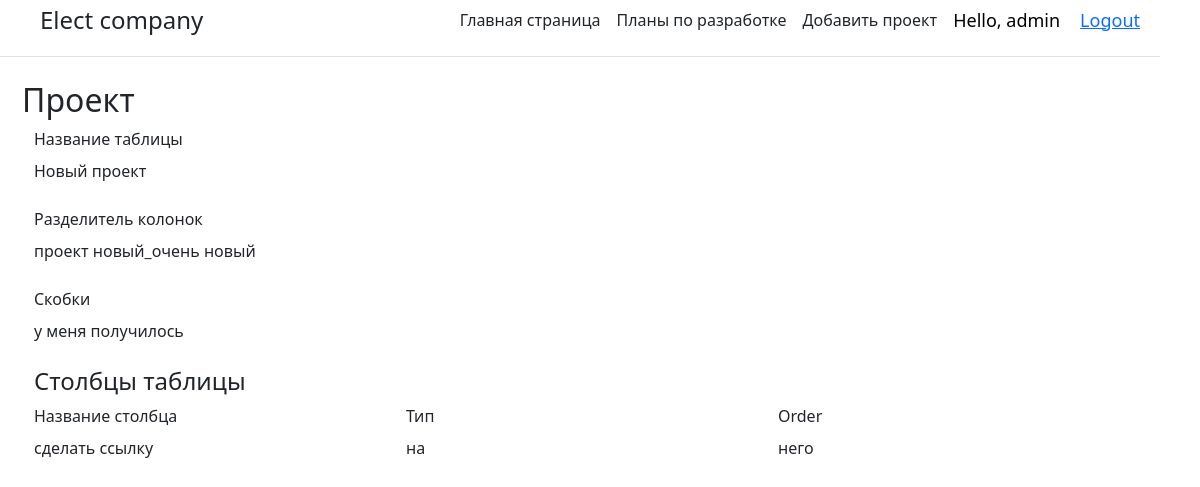
/project/20/ (signed in), run on an earlier commit of the app's database.
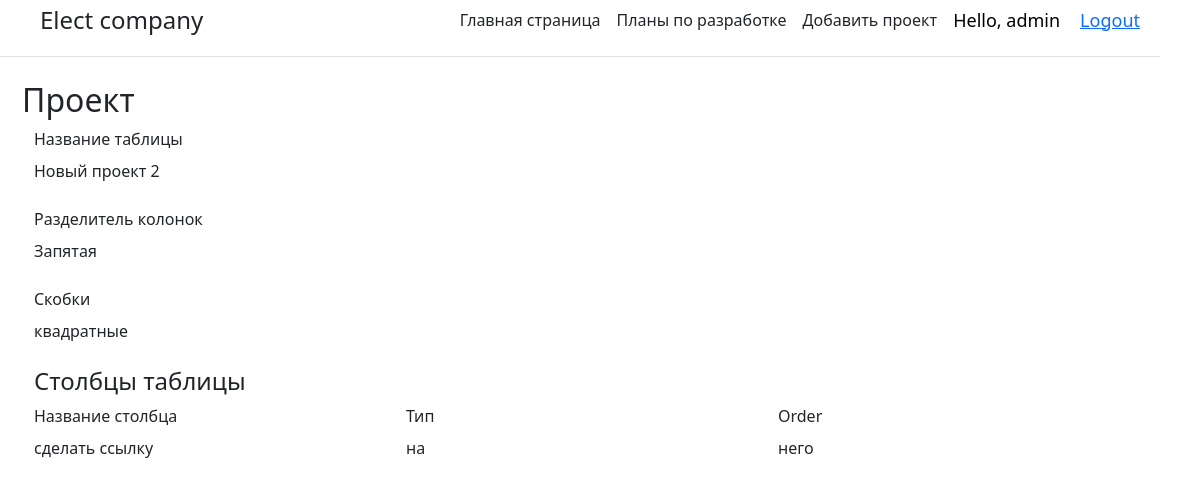
And on a later commit of the database.
### main/models.py (models this page shows, shortened)
class Task(models.Model):
    name_task = models.CharField('Название', max_length=50)
    title = models.CharField('Название', max_length= 50)
    title2 = models.CharField('Название', max_length=50)
    task = models.CharField('Описание', max_length=50)
    created_time = models.DateTimeField(auto_now_add=True)
    column_sep = models.CharField('Разделитель', max_length= 50)
    int_min = models.IntegerField(default=0)
    int_max = models.IntegerField(default=0)
    order = models.IntegerField(default=0)
    str_char = models.CharField('Скобки', max_length=50)
    class Meta:
        verbose_name = 'Задача'
        verbose_name_plural = 'Задачи'

### main/views.py (the view)
# urls.py: path('project/<str:pk>/', views.project, name="project"),
@login_required(login_url='login')
def project(request, pk):
    projectObj = Task.objects.get(id=pk)
    return render(request,'main/single-project.html',{'title':projectObj.name_task,'project':projectObj})

### main/templates/main/single-project.html (shortened to what this page needs)
{% extends 'main/base.html'%}
{% block content %}
    <h2> Проект</h2>
        <form method="post">
        <div class="container">
            <label class="form-label"> Название таблицы</label>
            <div class="col-4">{{ project.name_task }}</div><br>
            <label class="form-label"> Разделитель колонок</label>
            <div class="col-4">{{ project.column_sep }}</div><br>
            <label class="form-label"> Скобки</label>
            <div class="col-4">{{ project.str_char }}</div>
            <br>
            <h4> Столбцы таблицы</h4>
            <div class="row">
                <div class="col-4">
                    <label class="form-label"> Название столбца</label><br>
                    {{ project.title }}
                </div>
                <div class="col-4">
                    <label class="form-label"> Тип</label><br>
                    {{ project.title2 }}
                </div>
                <div class="col-4">
                    <label class="form-label"> Order</label><br>
                    {{ project.task }}
                </div>
            </div>
        </div>
        <br>
    </form>
{%endblock%}

### main/templates/main/base.html (shortened to what this page needs)
<!doctype html>
<html lang="en">
<head>
    <link rel ="stylesheet" href="https://cdn.jsdelivr.net/npm/bootstrap@5.1.0/dist/css/bootstrap.min.css">
</head>
<body style="margin-right: 40px">
    <div class="d-flex flex-column flex-md-row align-items-center pb-3 mb-4 border-bottom">
      <a href="/" class="d-flex align-items-center text-dark text-decoration-none">
               <span style="margin-left: 40px"  class="fs-4">Elect company</span>
      </a>
      <nav class="d-inline-flex mt-2 mt-md-0 ms-md-auto">
        <a class="me-3 py-2 text-dark text-decoration-none" href="{% url 'home' %}">Главная страница</a>
        <a class="me-3 py-2 text-dark text-decoration-none" href="{% url 'about' %}">Планы по разработке</a>
          <a class="me-3 py-2 text-dark text-decoration-none" href="{% url 'create' %}">Добавить проект</a>
      </nav>
        <span class="hello-msg">Hello, {{request.user}}</span>
        <span class="hello-msg" ><a href="{%url 'logout' %}">Logout</a></span>
    </div>
    <div class = "container">
        {% block content %}{%endblock%}
    </div>
</body>
</html>

### main/templates/main/base.html (style rules this page uses)
.hello-msg { font-size:18px; color:#000000; margin-right: 20px }

What changed in the data, as far as the page shows it:
changed Task "сделать ссылку": name_task "Новый проект" → "Новый проект 2"; column_sep "проект новый_очень новый" → "Запятая"; str_char "у меня получилось" → "квадратные"
